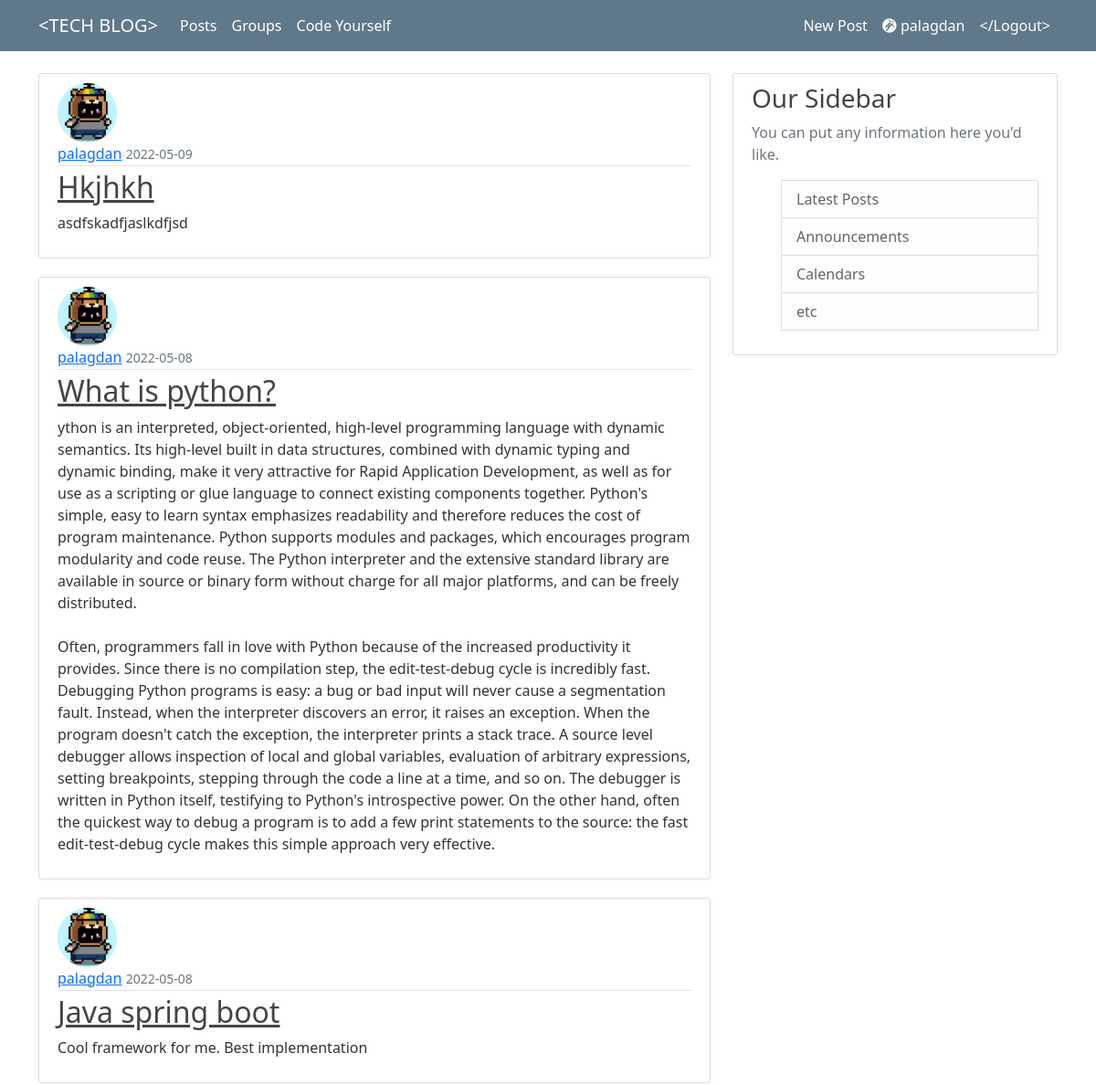
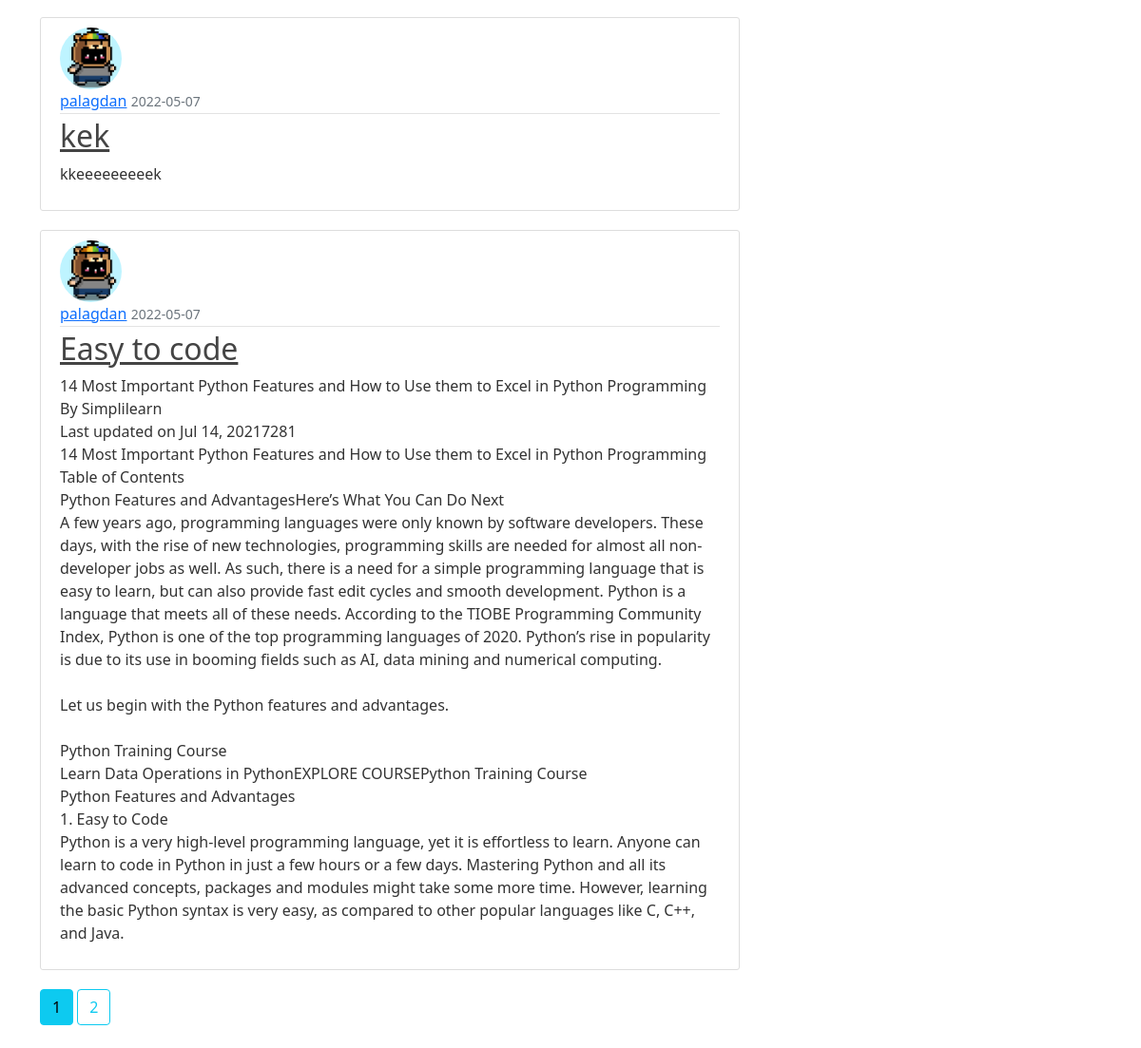
/user/palagdan (signed in), run on an earlier commit of the app's database (2 pictures, top to bottom).
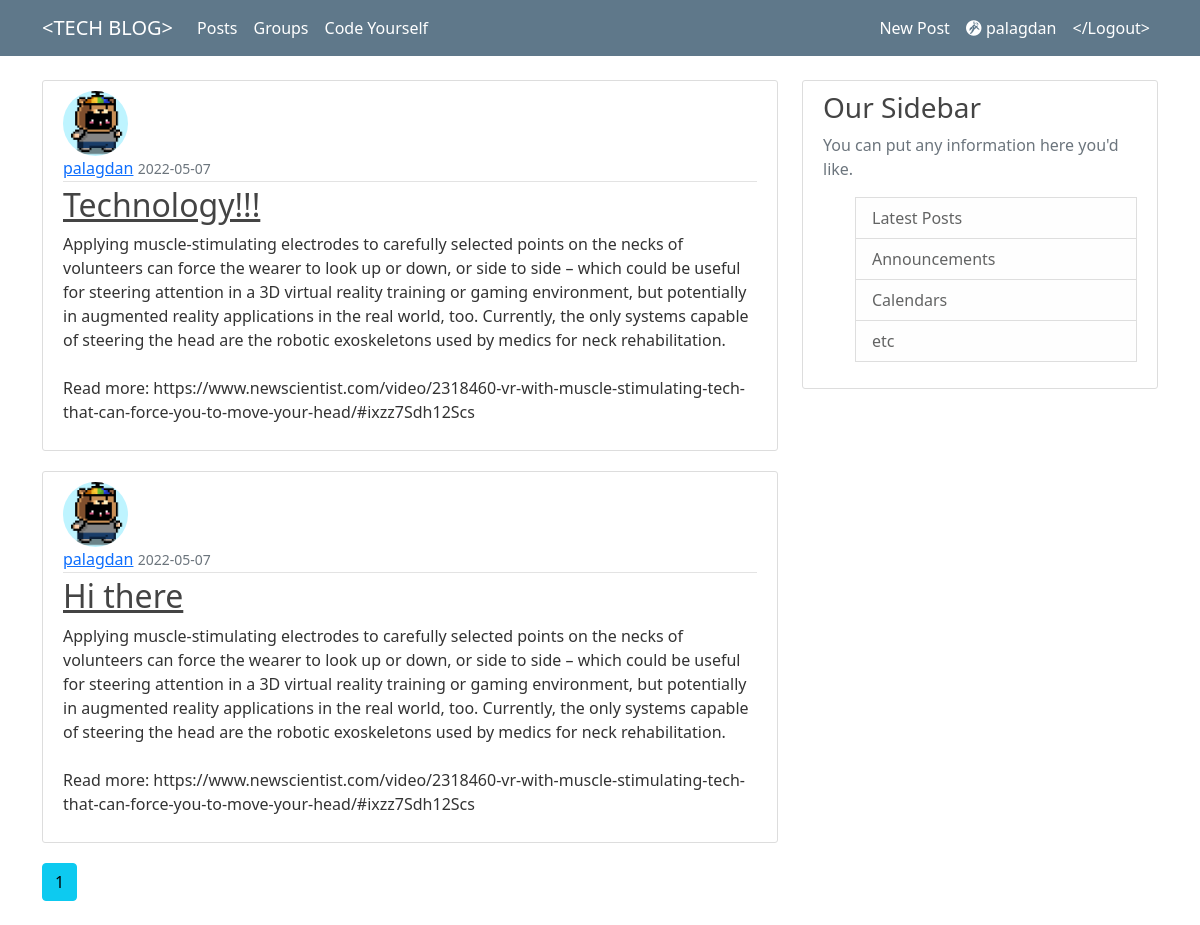
And on a later commit of the database.
### blog/models.py (models this page shows, shortened)
class Post(db.Model):
    id = db.Column(db.Integer(), primary_key=True)
    title = db.Column(db.String(length=50), nullable=False)
    content = db.Column(db.String(length=5000), nullable=False)
    date_posted = db.Column(db.DateTime, nullable=False, default=datetime.utcnow)
    owner = db.Column(db.Integer(), db.ForeignKey('user.id'), nullable=False)

class User(db.Model, UserMixin):
    id = db.Column(db.Integer(), primary_key=True)
    username = db.Column(db.String(length=30), nullable=False, unique=True)
    email = db.Column(db.String(length=100), nullable=False, unique=True)
    image_file = db.Column(db.String(length=20), nullable=False, default='default.jpg')
    password = db.Column(db.String(length=60), nullable=False)
    posts = db.relationship('Post', backref='author', lazy=True)
    @property
    def passwordHash(self):
        return self.password

### blog/users/routes.py (the view)
@users.route("/user/<string:username>")
@login_required
def username_page(username):
    page = request.args.get('page', 1, type=int)
    user = User.query.filter_by(username=username).first_or_404()
    posts = Post.query.filter_by(author=user) \
        .order_by(Post.date_posted.desc()) \
        .paginate(page=page, per_page=5)
    return render_template('user_posts.html', posts=posts, user=user)

### blog/models.py (called while the page is built)
@login_manager.user_loader
def load_user(user_id):
    return User.query.get(int(user_id))

### blog/templates/user_posts.html (shortened to what this page needs)
{% extends 'based.html' %}
{% block content %}
    {% for post in posts.items %}
        <article class="media content-section">
            <img src="{{ url_for('static', filename='images/' + post.author.image_file) }}" alt="" class="rounded-circle article-img">
            <div class="media-body">
                <div class="article-metadata">
                     <a class="mr-2" href="{{ url_for('users.username_page', username=post.author.username) }}">{{ post.author.username }}</a>
                    <small class="text-muted">{{ post.date_posted.strftime('%Y-%m-%d') }}</small>
                </div>
                <h2><a href="{{ url_for('posts.post', post_id=post.id) }}" class="article-title"> {{ post.title }}</a></h2>
                <p class="article-content"> {{ post.content }}</p>
            </div>
        </article>
        {% endfor %}
        {% for page_num in posts.iter_pages(left_edge=1, right_edge=1,left_current=1,right_current=2) %}
            {% if page_num %}
                {% if posts.page == page_num %}
                    <a href="{{ url_for('users.username_page', username=user.username)}}" class="btn btn-info mb-4">{{ page_num }}</a>
                    {% else %}
                    <a href="{{ url_for('users.username_page', username=user.username)}}" class="btn btn-outline-info mb-4">{{ page_num }}</a>
                    {% endif %}
            {% endif %}
            {% endfor %}
{% endblock %}

What changed in the data, as far as the page shows it:
removed Post: image_file (picture), author.username "palagdan", date_posted "2022-05-09", title "Hkjhkh", content "asdfskadfjaslkdfjsd"
removed Post: image_file (picture), author.username "palagdan", date_posted "2022-05-08", title "What is python?", content "ython is an interpreted, object-oriented, high-level programming language with dynamic semantics. Its high-level built in data structures, combined with dynamic typing and dynamic binding, make it very attractive for Rapid Application Development, as well as for use as a scripting or glue language to connect existing components together. Python's simple, easy to learn syntax emphasizes readability and therefore reduces the cost of program maintenance. Python supports modules and packages, which encourages program modularity and code reuse. The Python interpreter and the extensive standard library are available in source or binary form without charge for all major platforms, and can be…"
removed Post: image_file (picture), author.username "palagdan", date_posted "2022-05-08", title "Java spring boot", content "Cool framework for me. Best implementation"
removed Post: image_file (picture), author.username "palagdan", date_posted "2022-05-07", title "kek", content "kkeeeeeeeeek"
removed Post: image_file (picture), author.username "palagdan", date_posted "2022-05-07", title "Easy to code", content "14 Most Important Python Features and How to Use them to Excel in Python Programming By Simplilearn Last updated on Jul 14, 20217281 14 Most Important Python Features and How to Use them to Excel in Python Programming Table of Contents Python Features and AdvantagesHere’s What You Can Do Next A few years ago, programming languages were only known by software developers. These days, with the rise of new technologies, programming skills are needed for almost all non-developer jobs as well. As such, there is a need for a simple programming language that is easy to learn, but can also provide fast edit cycles and smooth development. Python is a language that meets all of these needs. According…"
now on this page (row unchanged): Post: image_file (picture), author.username "palagdan", date_posted "2022-05-07", title "Technology!!!", content "Applying muscle-stimulating electrodes to carefully selected points on the necks of volunteers can force the wearer to look up or down, or side to side – which could be useful for steering attention in a 3D virtual reality training or gaming environment, but potentially in augmented reality applications in the real world, too. Currently, the only systems capable of steering the head are the robotic exoskeletons used by medics for neck rehabilitation. Read more: https://www.newscientist.com/video/2318460-vr-with-muscle-stimulating-tech-that-can-force-you-to-move-your-head/#ixzz7Sdh12Scs"
now on this page (row unchanged): Post: image_file (picture), author.username "palagdan", date_posted "2022-05-07", title "Hi there", content "Applying muscle-stimulating electrodes to carefully selected points on the necks of volunteers can force the wearer to look up or down, or side to side – which could be useful for steering attention in a 3D virtual reality training or gaming environment, but potentially in augmented reality applications in the real world, too. Currently, the only systems capable of steering the head are the robotic exoskeletons used by medics for neck rehabilitation. Read more: https://www.newscientist.com/video/2318460-vr-with-muscle-stimulating-tech-that-can-force-you-to-move-your-head/#ixzz7Sdh12Scs"
Also different on the page:
list line gone: "2"
